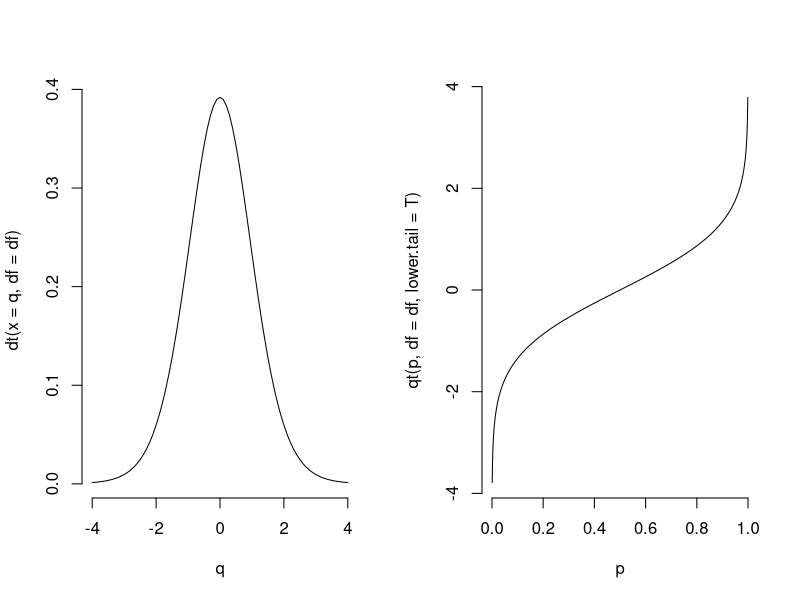

This chart was generated by the following R code:
## ---- chunk 1
library(knitr)
#opts_chunk$set(comment='', eval=FALSE)
## ---- chunk 2
IQ <- read.csv('data/Tutorial_2A_IQscores.csv', stringsAsFactors = F)
str(IQ)
## ---- chunk 3
t.test(IQ$IQscores, mu=100)
## ---- chunk 4
help(TDist)
## ---- chunk 5
df <- 14
q <- seq(-4,4,0.1)
p <- seq(.001,.999,.001)
par(mfrow=c(1,2))
plot(q,dt(x=q,df=df),type='l',bty='n')
plot(p,qt(p,df=df,lower.tail = T),type='l',bty='n') # try switching lower.tail to FALSE
## ---- chunk 6
# we'll get a 95% confidence interval
conf.level <- 0.95

# this is the z-score for that interval
z = qt((1 - conf.level)/2, df = length(IQ$IQscores)-1, lower.tail = FALSE)

# we will also need the mean and SEM
xbar = mean(IQ$IQscores)
sdx = sqrt(var(IQ$IQscores)/length(IQ$IQscores)) # SEM, or standard error of the mean
    
# now we get the confidence interval,
# by multiplying the z-score (for 1 SEM) with the actual SEM
# and adding / subtracting it to / from the mean of the sample
confidence.interval <- c(xbar - z * sdx, xbar + z * sdx)

# and we show the result:
print(confidence.interval)
## ---- chunk 7
t.test(IQ$IQscores, mu=confidence.interval[1]+.001)
## ---- chunk 8
t.test(IQ$IQscores, mu=confidence.interval[1]-.001)
## ---- chunk 9
samplematrix <- matrix( sample(IQ$IQscores, 
                               size = 1000*length(IQ$IQscores), 
                               replace = TRUE), 
                        nrow = 1000)

BS <- apply(samplematrix, c(1), FUN=mean) # we apply the function `mean` to every row of the matrix with samples

lo <- (1-conf.level)/2. # conf.level was set above to be 0.95
hi <- 1 - lo

bootstrapped.CI <- quantile(BS, probs = c(lo,hi))
print(bootstrapped.CI)
## ---- chunk 10
getConfidenceInterval <- function(data, 
                                  variance = var(data, na.rm=T), 
                                  conf.level = 0.95, 
                                  method = 't-distr', 
                                  resamples = 1000, 
                                  FUN = mean) 
{
  
  data <- data[which(is.finite(data))] #deal with missing values
  
  if (method %in% c('t-distr','t')) {
    
    z = qt((1 - conf.level)/2, df = length(data) - 1, lower.tail = FALSE)
    
    xbar = mean(data)
    sdx = sqrt(variance/length(data))
    
    return(c(xbar - z * sdx, xbar + z * sdx))
    
  }
  
  # add sample z-distribution?
  
  if (method %in% c('bootstrap','b')) {
    
    samplematrix <- matrix(sample(data, size = resamples*length(data), replace = TRUE), nrow = resamples)
    BS <- apply(samplematrix, c(1), FUN=FUN) 
    
    lo <- (1-conf.level)/2.
    hi <- 1 - lo
    
    return(quantile(BS, probs = c(lo,hi)))
    
  }
  
}
## ---- chunk 11
BMI <- read.csv('data/Tutorial_8_BMI.csv', stringsAsFactors = F)
str(BMI)
## ---- chunk 12
cor(BMI$BMI, BMI$carbpercent)
cor(BMI$BMI, BMI$physact)
## ---- chunk 13
print(cor.test(BMI$carbpercent, BMI$BMI))
print(cor.test(BMI$physact, BMI$BMI))
## ---- chunk 14
bootstraps <- 10000
N <- dim(BMI)[1]
## ---- chunk 15
# we create one long vector of random indices of rows into our original data frame:
idx <- sample(c(1:N), size = bootstraps*N, replace = TRUE)

# we use the indices to get "paired" randomly sampled data:
BMI.sample         <- matrix(BMI$BMI[idx],         nrow = bootstraps)
carbpercent.sample <- matrix(BMI$carbpercent[idx], nrow = bootstraps)
physact.sample     <- matrix(BMI$physact[idx],     nrow = bootstraps)
## ---- chunk 16
carbpercent.array <- array(data=NA,dim=c(bootstraps,N,2))
carbpercent.array[,,1] <- BMI.sample
carbpercent.array[,,2] <- carbpercent.sample

physact.array <- array(data=NA,dim=c(bootstraps,N,2))
physact.array[,,1] <- BMI.sample
physact.array[,,2] <- physact.sample
## ---- chunk 17
corcoeff <- function(m) {
  return(cor(as.matrix(m))[2])
}
## ---- chunk 18
CP.r <- apply(carbpercent.array, MARGIN=c(1), FUN=corcoeff)
PA.r <- apply(physact.array, MARGIN=c(1), FUN=corcoeff)
## ---- chunk 19
print(quantile(CP.r,    probs=c(0.025, 0.975)))
print(quantile(PA.r*-1, probs=c(0.025, 0.975)))
## ---- chunk 20
print(quantile(CP.r + PA.r, probs=c(0.025, 0.975)))
## ---- chunk 21
print(quantile(CP.r + sample(PA.r), probs=c(0.025, 0.975)))
